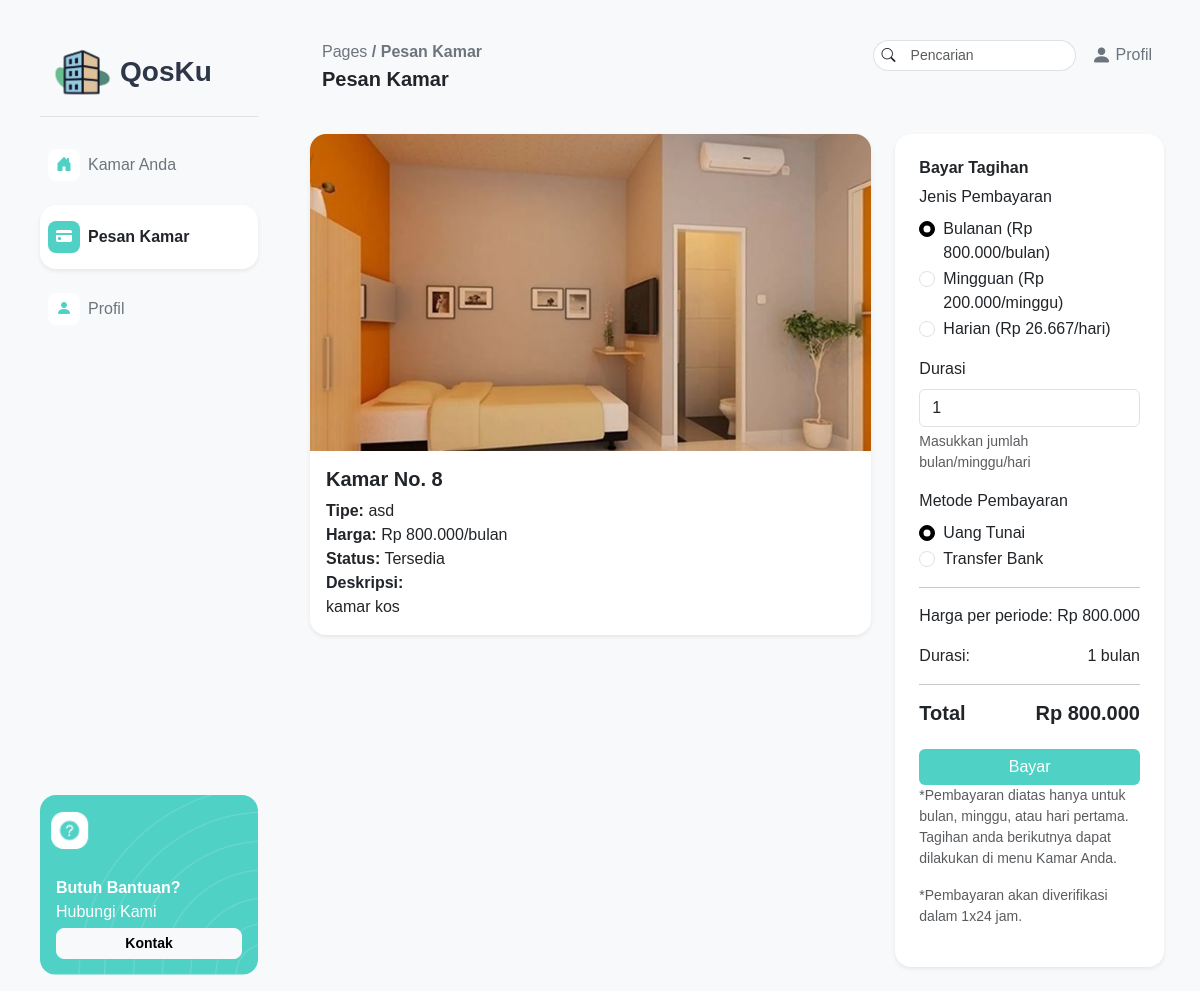
The app's page /pages/pelanggan/pesankamar.php?idKamar=7 (signed in), older data.
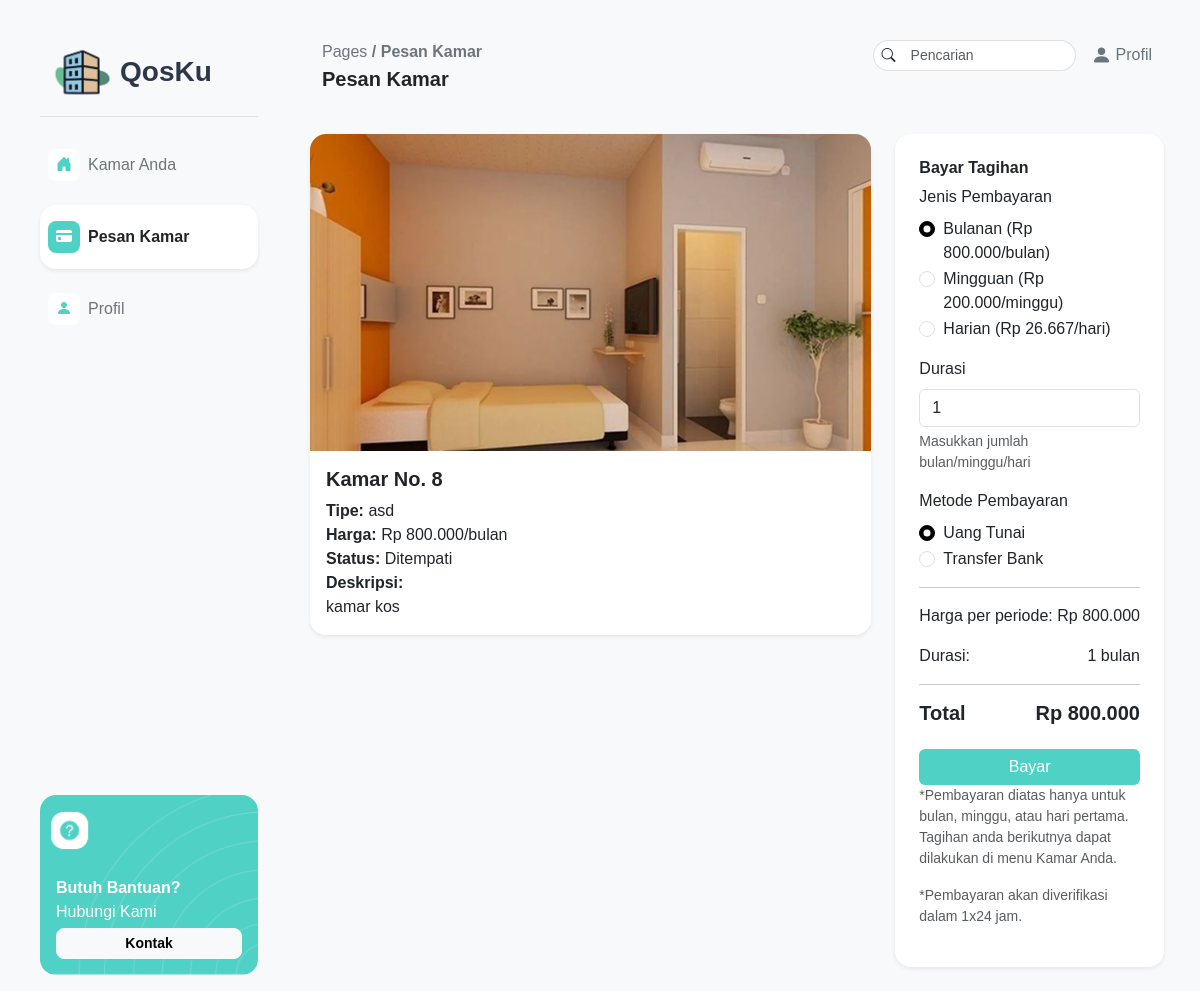
The same page, newer data.
### tables this page shows
CREATE TABLE `kamar_kos` (
  `idKamar` int(11) NOT NULL,
  `nomorKamar` int(11) NOT NULL,
  `tipeKamar` varchar(255) NOT NULL,
  `harga` int(11) NOT NULL,
  `statusKetersediaan` enum('Tersedia','Ditempati','Dalam Perbaikan') NOT NULL DEFAULT 'Tersedia',
  `deskripsi` varchar(255) NOT NULL,
  `gambar` varchar(255) NOT NULL
);

### pages/pelanggan/pesankamar.php (the view, shortened to what the changed rows need)
<?php
require "../../php/connect.php";
$idKamar = intval($_GET['idKamar']);
$roomQuery = "SELECT * FROM kamar_kos WHERE idKamar = $idKamar";
$roomResult = $connect->query($roomQuery);
$room = $roomResult->fetch_assoc();
$dailyPrice = ceil($room['harga'] / 30);
$weeklyPrice = ceil($room['harga'] / 4);
$monthlyPrice = $room['harga'];
?>
<!DOCTYPE html>
<html lang="en">
<head>
    <link href="https://cdn.jsdelivr.net/npm/bootstrap@5.3.6/dist/css/bootstrap.min.css" rel="stylesheet">
    <link rel="stylesheet" href="../../assets/css/style.css">
    <link rel="stylesheet" href="https://cdn.jsdelivr.net/npm/bootstrap-icons@1.13.1/font/bootstrap-icons.min.css">
</head>
<body class="bg-light">
    <div class="d-flex min-vh-100 ms-4 me-4">
        <div class="flex-grow-1">
            <div class="container-fluid pt-4">
                <div class="row mb-4">
                    <div class="col-md-8">
                        <div class="card shadow-sm border-0 rounded-4">
                            <img src="../../assets/img/<?= htmlspecialchars($room['gambar']) ?>" class="card-img-top rounded-top-4" alt="Kamar <?= htmlspecialchars($room['nomorKamar']) ?>">
                            <div class="card-body">
                                <h5 class="card-title fw-bold">Kamar No. <?= htmlspecialchars($room['nomorKamar']) ?></h5>
                                <p class="card-text">
                                    <strong>Tipe:</strong> <?= htmlspecialchars($room['tipeKamar']) ?><br>
                                    <strong>Harga:</strong> Rp <?= number_format($room['harga'], 0, ',', '.') ?>/bulan<br>
                                    <strong>Status:</strong> <?= htmlspecialchars($room['statusKetersediaan']) ?><br>
                                    <strong>Deskripsi:</strong><br> <?= nl2br(htmlspecialchars($room['deskripsi'])) ?>
                                </p>
                            </div>
                        </div>
                    </div>
                    <div class="col-md-4">
                        <div class="card shadow-sm border-0 rounded-4 p-4 h-100 d-flex flex-column">
                            <form id="paymentForm" method="POST" enctype="multipart/form-data">
                                <div class="mb-3">
                                    <div class="form-check">
                                        <input class="form-check-input" type="radio" name="payment_type" id="monthly" value="monthly" checked>
                                        <label class="form-check-label" for="monthly">Bulanan (Rp <?= number_format($monthlyPrice, 0, ',', '.') ?>/bulan)</label>
                                    </div>
                                    <div class="form-check">
                                        <input class="form-check-input" type="radio" name="payment_type" id="weekly" value="weekly">
                                        <label class="form-check-label" for="weekly">Mingguan (Rp <?= number_format($weeklyPrice, 0, ',', '.') ?>/minggu)</label>
                                    </div>
                                    <div class="form-check mb-3">
                                        <input class="form-check-input" type="radio" name="payment_type" id="daily" value="daily">
                                        <label class="form-check-label" for="daily">Harian (Rp <?= number_format($dailyPrice, 0, ',', '.') ?>/hari)</label>
                                    </div>
                                </div>
                            </form>
                        </div>
                    </div>
                </div>
            </div>
        </div>
    </div>
</body>
</html>

Row changes from the older to the newer data that the page shows:
changed kamar_kos "asd": statusKetersediaan "Tersedia" → "Ditempati"
